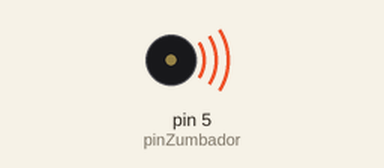
A sketch run on a simulated Arduino Uno, built with avr-gcc and run on an emulated ATmega328P. Shown: buzzer (waves = sounding).

Above: at 0.5 s.
At 5.5 s:
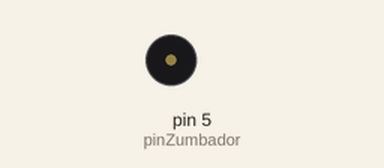
Timing chart, 0 to 7.9 s (numbered marks = the images above):
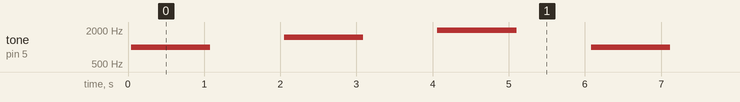

Measured:
- by itself, tone on pin 5 (pinZumbador): repeats every 6.0 s: silent 0.97 s, 1482 Hz 1.0 s, silent 0.97 s, 1965 Hz 1.0 s, silent 0.98 s, 991 Hz 1.0 s

The sketch:

KY-006.ino
```cpp
const int pinZumbador = 5;  // Pin donde está conectado el zumbador

void setup() {
  pinMode(pinZumbador, OUTPUT);  // Configura el pin como salida
}

void loop() {
  tone(pinZumbador, 1000, 1000);  // Genera un tono de 1000 Hz durante 1 segundo
  delay(1000);  // Espera 1 segundo

  tone(pinZumbador, 1500, 1000);  // Cambia a 1500 Hz durante 1 segundo
  delay(1000);  // Espera 1 segundo

  tone(pinZumbador, 2000, 1000);  // Cambia a 2000 Hz durante 1 segundo
  delay(1000);  // Espera 1 segundo
}

void tone(int pin, int frequency, int duration) {
  int period = 1000000 / frequency;  // Calcula el período en microsegundos
  int halfPeriod = period / 2;  // Calcula la mitad del período

  for (long i = 0; i < duration * 1000L; i += period) {
    digitalWrite(pin, HIGH);  // Establece el pin en alto
    delayMicroseconds(halfPeriod);  // Espera la mitad del período
    digitalWrite(pin, LOW);  // Establece el pin en bajo
    delayMicroseconds(halfPeriod);  // Espera la otra mitad del período
  }
}
```
